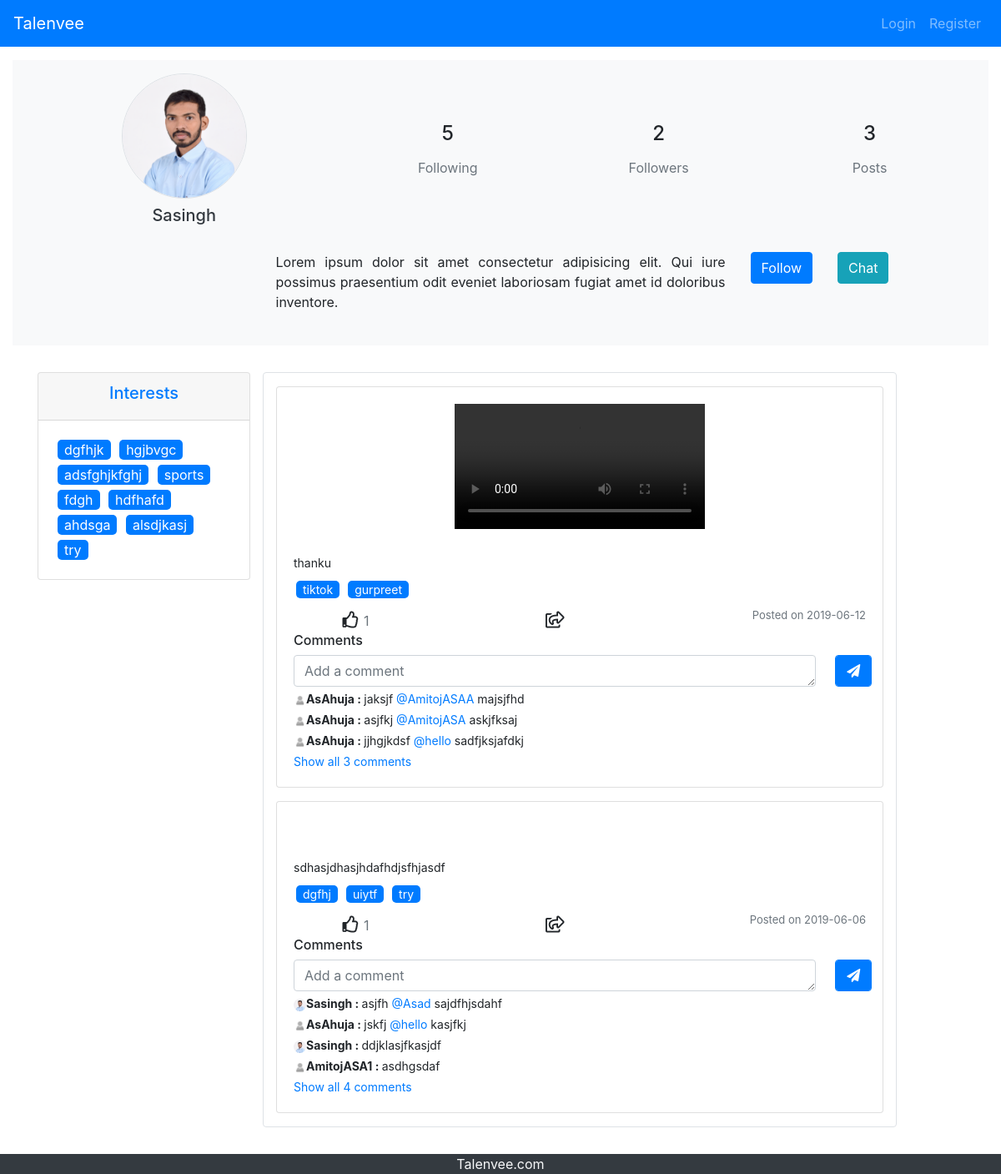
/profileshow.php?userName=Sasingh, run on the app's committed database.
### tables this page shows
CREATE TABLE IF NOT EXISTS `userdetailstb` (
`id` int(11) NOT NULL,
  `username` varchar(500) NOT NULL,
  `firstName` varchar(100) NOT NULL,
  `lastName` varchar(100) NOT NULL,
  `emailAddress` varchar(100) NOT NULL,
  `contactNo1` varchar(15) NOT NULL,
  `country` varchar(10) NOT NULL DEFAULT 'India',
  `followers` varchar(10000) NOT NULL DEFAULT '[]',
  `following` varchar(10000) NOT NULL DEFAULT '[]',
  `posts` varchar(10000) NOT NULL DEFAULT '[]',
  `interests` varchar(10000) NOT NULL DEFAULT '[]',
  `profilepic` varchar(1000) NOT NULL DEFAULT 'no-image.jpg',
  `UserDesc` varchar(500) NOT NULL DEFAULT 'No Description'
);

CREATE TABLE IF NOT EXISTS `posts` (
`id` int(11) NOT NULL,
  `imageSrc` varchar(10000) NOT NULL DEFAULT '',
  `videoSrc` varchar(10000) NOT NULL DEFAULT '',
  `caption` varchar(20000) NOT NULL DEFAULT '',
  `authorId` int(11) NOT NULL,
  `likes` varchar(10000) NOT NULL DEFAULT '[]',
  `tags` varchar(1000) NOT NULL DEFAULT '[]',
  `uploadTime` timestamp NOT NULL DEFAULT CURRENT_TIMESTAMP,
  `rating` bigint(20) NOT NULL DEFAULT '0',
  `type` varchar(100) NOT NULL DEFAULT 'general'
);

CREATE TABLE IF NOT EXISTS `comments` (
`id` int(11) NOT NULL,
  `comment` varchar(10000) NOT NULL,
  `postId` int(11) NOT NULL,
  `authorId` int(11) NOT NULL
);

### profileshow.php (called while the page is built)
<?php include 'includes/header.php'; ?>
<?php include 'profile/profile.php';?>
<?php include 'includes/footer.php'; ?>

### profile/profile.php (the view, shortened to what this page needs)
<?php
    $userName=mysqli_real_escape_string($conn,$_GET['userName']);
    $query=mysqli_query($conn,"select id from userdetailstb where username='$userName'") or die(error_page());
    $userId=mysqli_fetch_assoc($query)['id'];
?>
<?php
    $que=mysqli_query($conn,"select * from userdetailstb where id='$userId'") or die(error_page());
    $ss=mysqli_fetch_assoc($que);
    $interests=json_decode($ss['interests']);
?>
<link rel="stylesheet" href="includes/css/profile.css">
<div class="container my-3 mx-auto p-0">
    <div class="row bg-light  text-center p-3" id="profile-header">
        <div class="col-sm-4" >
            <img id="profile-pic" src="profile/profile_pics/<?php echo $ss['profilepic'];?>" alt="" class="img-fluid rounded-circle border">
            <h5 class="my-2"><a id="profile-name" class="text-dark" href="profileshow.php?userName=<?php echo $ss['username'];?>"><?php echo $ss['username'];?></a></h5>
        </div>
        <div class="col-sm-8 my-auto">
            <div class="row">
                <div class="col-sm-4">
                    <h4>
                        <?php
                            $followingList=json_decode($ss['following']);
                            echo count($followingList);
                        ?>
                    </h4>
                    <a class="btn" href="showFollow.php?category=following&userName=<?php echo $userName;?>"><div class="text-secondary">Following</div>  </a>
                </div>
                <div class="col-sm-4">
                    <h4>
                        <?php
                            $followerList=json_decode($ss['followers']);
                            echo count($followerList);
                        ?>
                    </h4>
                    <a class="btn" href="showFollow.php?category=followers&userName=<?php echo $userName;?>"><div class="text-secondary">Followers</div></a>
                </div>
                <div class="col-sm-4">
                    <h4>
                        <?php
                            $postsList=json_decode($ss['posts']);
                            echo count($postsList);
                        ?>
                    </h4>
                    <span class="btn"><div class="text-secondary">Posts</div></span>
                </div>
            </div>
        </div>
        <div class="col-sm-12 my-3">
            <div class="row">
                <div class=" offset-sm-3 col-sm-6  text-justify my-2">
                    <?php echo $ss['UserDesc'];?>
                </div>
                <div class="col-sm-1 text-center my-2">
                    <?php
                        $lUserId=$_SESSION['userid'];
                        $que=mysqli_query($conn,"select following from userdetailstb where id='$lUserId'") or die(error_page());
                        $ss=mysqli_fetch_assoc($que)['following'];
                        $ar=json_decode($ss);
                        if(in_array($userId,$ar)){
                    ?>
                        <button class="btn btn-outline-secondary" id="follow-btn" onclick="followUser(<?php echo $userId;?>)">UnFollow</button>
                    <?php }else{?>
                        <button class="btn btn-primary" id="follow-btn" onclick="followUser(<?php echo $userId;?>)">Follow</button>
                    <?php } ?>
                </div>
                <div class="col-sm-1 mx-2 my-2 text-center"><a href="chat.php?user=<?php echo $userName;?>" class="btn btn-info">Chat</a></div>
            </div>
        </div>
    </div>
    <div class="row my-3 mx-auto">
        <div class="col-md-3">
            <div class="interests my-3">
                <div class="card">
                    <div class="card-header text-center">
                        <h5 class="text-primary">Interests</h5>
                    </div>
                    <div id="interest-body" class="card-body">
                            <?php foreach($interests as $i){ ?>
                                    <div id="tags-tag" class="tag bg-primary text-white px-2"><?php echo $i;?></div>
                            <?php } ?>
                    </div>
                </div>
            </div>
        </div>
        <div class="col-md-8 border my-3 rounded">
            <?php
                $query=mysqli_query($conn,"select * from posts where authorId=$userId and type!='compete' order by id desc") or die(error_page());
                while($r=mysqli_fetch_assoc($query)){
                    $pid=$r['id'];
            ?>
            <div class="card my-3">
                <div class="card-body">
                    <div class="post">
                        <?php if($r['videoSrc']!=""){ ?>
                            <video id="post-pic" class="img-fluid" controls>
                                <source src="<?php echo $r['videoSrc'];?>" type="video/mp4">
                            </video>
                        <?php } ?>
                    </div>
                    <br>
                    <div class="captions">
                        <?php echo $r['caption'];?>
                    </div>
                    <div class="tags my-2">
                        <div id="post-tags">
                            <?php
                            $tags=json_decode($r['tags']);
                            foreach($tags as $i){ ?>
                                    <div id="tags-tag" class="tag bg-primary text-white px-2"><?php echo $i;?></div>
                            <?php } ?>
                        </div>
                    </div>
                    <div class="icons">
                        <div class="row">
                            <div class="col-3 text-center" >
                                <i id="like<?php echo $pid;?>"  onclick='likeIt(<?php echo $pid;?>);' class="<?php
                                    $que=mysqli_query($conn,"select likes from posts where id=$pid") or die(error_page());
                                    $ar=json_decode(mysqli_fetch_assoc($que)['likes']);
                                    if(in_array($lUserId,$ar)){
                                        echo "fas fa-thumbs-up";
                                    }else{
                                        echo "far fa-thumbs-up";
                                    }
                                ?>"></i>
                                <a href="single.php?pid=<?php echo $pid;?>#showlikescomments"><small id="count-likes<?php echo $pid;?>" class="text-secondary count-likes"><?php echo count(json_decode($r['likes']));?></small></a>
                            </div>
                            <div class="offset-1 col-3 text-center">
                                <span class="copy-btn" data-type="attribute" data-attr-name="data-clipboard-text" data-model="couponCode" data-clipboard-text='http://talenvee.com/single.php?pid=<?php echo $pid;?>'><i class="far fa-share-square"></i></span>
                            </div>
                            <div class="col-5">
                                <small class="text-secondary" style="float: right;">Posted on <?php
                                $dt = new DateTime($r['uploadTime']);
                                echo $dt->format('Y-m-d');?></small>
                            </div>
                        </div>
                    </div>
                        <div class="comments" id="comments<?php echo $pid;?>">
                                    <div class="commenting" id="commenting<?php echo $pid;?>">
                            <h6>Comments</h6>
                            <form method="POST">
                                <div class="row">
                                    <div class="col-sm-11">
                                                    <textarea  class="mention form-control" id="commentVal<?php echo $pid;?>" rows="1" placeholder="Add a comment" ></textarea>
                                                    </div>
                                                    <div class="col-sm-1 px-2">
                                                    <span class="btn btn-primary form-control" onclick="commentSub(<?php echo $pid;?>);"><i class="fa fa-paper-plane" aria-hidden="true"></i></span></div>
                                </div>
                            </form>
                            <?php
                                $query1=mysqli_query($conn,"select * from comments where postId=$pid order by id desc limit 4") or die(error_page());
                                $query1c=mysqli_query($conn,"select count(*) from comments where postId=$pid") or die(error_page());
                                $rs1c=mysqli_fetch_assoc($query1c);
                                while($rs=mysqli_fetch_assoc($query1)){
                            ?>
                                <div class="single-comment my-1">
                                    <?php
                                        $ai=$rs['authorId'];
                                        $q=mysqli_query($conn,"select * from userdetailstb where id=$ai") or die(error_page());
                                        $pp=mysqli_fetch_assoc($q);
                                    ?>
                                    <img class="img img-fluid rounded-circle" src="profile/profile_pics/<?php echo $pp['profilepic'];?> " style="width:15px;height:15px;"><b><?php echo $pp['username'];?> : </b>
                                        <p><?php echo getMentions($rs['comment']);?></p>
                                </div>
                            <?php } ?>
                            <a href="single.php?pid=<?php echo $pid;?>#showlikescomments">Show all <?php echo $rs1c['count(*)'];?> comments</a>
                        </div>
                        </div>
                </div>
            </div>
            <?php } ?>
        </div>
    </div>
</div>

### includes/header.php (shortened to what this page needs)
<?php
    include_once('conn.inc.php');
?>
<?php
function getMentions($content)
{
global $conn;
$mention_regex = '/@\[([0-9]+)\]/i';
if (preg_match_all($mention_regex, $content, $matches))
{
foreach ($matches[1] as $match)
{
$match_user =mysqli_fetch_assoc(mysqli_query($conn,"SELECT * FROM userdetailstb WHERE id=$match"));
$match_search = '@[' . $match . ']';
$match_replace = '<a target="_blank" href="profileshow.php?userName='. $match_user['username'] .'">@' . $match_user['username'] . '</a>';
if (isset($match_user['id']))
{
$content = str_replace($match_search, $match_replace, $content);
}
}
}
return $content;
}
?>
<!DOCTYPE html>
<html lang="en">
<head>
    <link rel="stylesheet" href="https://maxcdn.bootstrapcdn.com/bootstrap/4.0.0/css/bootstrap.min.css">
    <link rel="stylesheet" href="https://cdnjs.cloudflare.com/ajax/libs/font-awesome/4.7.0/css/font-awesome.min.css">
    <link rel="stylesheet" href="https://use.fontawesome.com/releases/v5.8.2/css/solid.css">
    <link rel="stylesheet" href="https://use.fontawesome.com/releases/v5.8.2/css/regular.css">
    <link rel="stylesheet" href="https://use.fontawesome.com/releases/v5.8.2/css/fontawesome.css">
    <link href='includes/mentions/jquery.mentionsInput.css' rel='stylesheet' type='text/css'>
</head>
<body>

### includes/css/profile.css (style rules this page uses)
#profile-pic { width:150px; height:150px; }
#interest-body>* { padding-right: 3px; display: inline-flex; flex-wrap: wrap; padding-left: 3px; margin: 3px; border-radius: 5px; }
#post-tags>* { padding-right: 3px; display: inline-flex; flex-wrap: wrap; padding-left: 3px; margin: 3px; border-radius: 5px; }
.icons { font-size:20px; }
.single-comment>* { display:inline; }
#post-pic { max-height:400px; }
.post { text-align: center; }
.captions,.comments,.tags { font-size:14px; }
.col-5>small.text-secondary { font-size: 13px; }

### data on the page
userdetailstb: profilepic (picture), username "Sasingh", following "5", followers "2", posts "3", UserDesc "Lorem ipsum dolor sit amet consectetur adipisicing elit. Qui iure possimus praesentium odit eveniet laboriosam fugiat amet id doloribus inventore.", interests "dgfhjk", interests "hgjbvgc", interests "adsfghjkfghj", interests "sports", interests "fdgh", interests "hdfhafd", interests "ahdsga", interests "alsdjkasj", interests "try"
posts: caption "thanku", i "tiktok", i "gurpreet", likes "1", uploadTime "2019-06-12", id "Add a comment", count "3"
comments: authorId.profilepic (placeholder picture), authorId.username "AsAhuja", comment "jaksjf majsjfhd", userdetailstb.username "AmitojASAA"
comments: authorId.profilepic (placeholder picture), authorId.username "AsAhuja", comment "asjfkj askjfksaj", userdetailstb.username "AmitojASA"
comments: authorId.profilepic (placeholder picture), authorId.username "AsAhuja", comment "jjhgjkdsf sadfjksjafdkj", userdetailstb.username "hello"
posts: caption "sdhasjdhasjhdafhdjsfhjasdf", i "dgfhj", i "uiytf", i "try", likes "1", uploadTime "2019-06-06", id "Add a comment", count "4"
comments: authorId.profilepic (picture), authorId.username "Sasingh", comment "asjfh sajdfhjsdahf", userdetailstb.username "Asad"
comments: authorId.profilepic (placeholder picture), authorId.username "AsAhuja", comment "jskfj kasjfkj", userdetailstb.username "hello"
comments: authorId.profilepic (picture), authorId.username "Sasingh", comment "ddjklasjfkasjdf"
comments: authorId.profilepic (placeholder picture), authorId.username "AmitojASA1", comment "asdhgsdaf"
